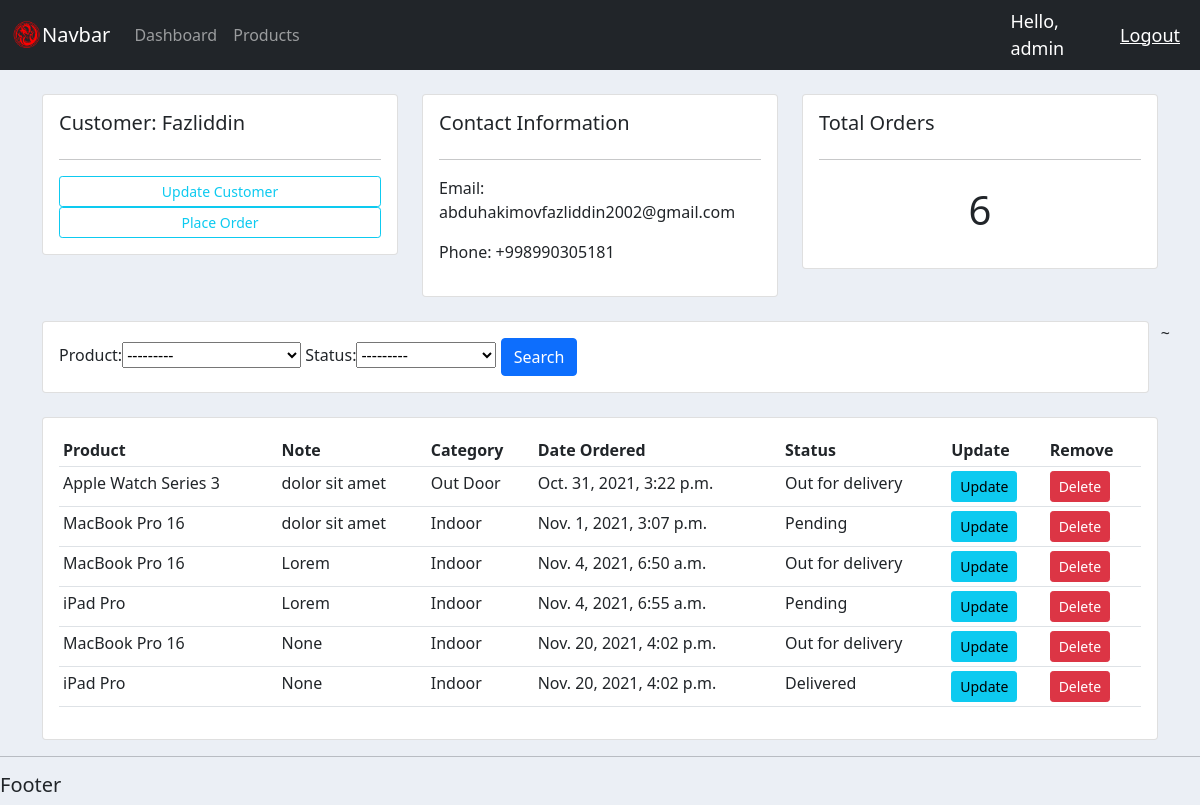
The app's page /customer/1/ (signed in) with its own data.
### accounts/models.py (models this page shows, shortened)
class Customer(models.Model):
    user = models.OneToOneField(User, on_delete=models.CASCADE, null=True)
    name = models.CharField(max_length=200)
    phone = models.CharField(max_length=200)
    email = models.CharField(max_length=200)
    profile_pic = models.ImageField(null=True, blank=True)
    date_created = models.DateTimeField(auto_now_add=True)

class Order(models.Model):
    STATUS = (
        ('Pending', 'Pending'),
        ('Out for delivery', 'Out for delivery'),
        ('Delivered', 'Delivered')
    )
    customer = models.ForeignKey(Customer, on_delete=models.SET_NULL, null=True)
    product = models.ForeignKey(Product, on_delete=models.SET_NULL, null=True)
    date_created = models.DateTimeField(auto_now_add=True, null=True)
    status = models.CharField(max_length=200, null=True, choices=STATUS)
    note = models.CharField(max_length=500, null=True)

class Product(models.Model):
    CATEGORY = (
        ('Indoor', 'Indoor'),
        ('Out Door', 'Out Door'),
    )
    name = models.CharField(max_length=200)
    price = models.FloatField(null=True)
    category = models.CharField(max_length=200, null=True, choices=CATEGORY)
    description = models.CharField(max_length=200)
    date_created = models.DateTimeField(auto_now_add=True, null=True)
    tags = models.ManyToManyField(Tag)
    def __str__(self):
        return self.name

### accounts/decorators.py (the view)
        def wrapper_func(request, *args, **kwargs):
            group = None
            if request.user.groups.exists():
                group = request.user.groups.all()[0].name
            if group in allowed_roles:
                return view_func(request, *args, **kwargs)
            else:
                return HttpResponse("You are not authorized")

### accounts/views.py (called while the page is built)
@login_required(login_url="login")
@allowed_users(allowed_roles=['admin'])
def customers(request, pk):
    customer = Customer.objects.get(id=pk)
    orders = customer.order_set.all()
    order_count = orders.count()
    myFilter = OrderFilter(request.GET, queryset=orders)
    orders = myFilter.qs  # querysetni qo'shadi orders ni ustidan override qiladi
    context = {
        'customer': customer,
        'orders': orders,
        'order_count': order_count,
        'myFilter': myFilter
    }
    return render(request, 'accounts/customers.html', context)

### templates/accounts/customers.html
{% extends 'accounts/base.html' %}
{% block content %}
    <br>
    <div class="row">
        <div class="col-md">
            <div class="card card-body">
                <h5>Customer: {{ customer.name }}</h5>
                <hr>
                <a class="btn btn-outline-info  btn-sm btn-block" href="">Update Customer</a>
                <a class="btn btn-outline-info  btn-sm btn-block" href="{% url 'create-order' customer.id %}">Place Order</a>
            </div>
        </div>
        <div class="col-md">
            <div class="card card-body">
                <h5>Contact Information</h5>
                <hr>
                <p>Email: {{ customer.email }}</p>
                <p>Phone: {{ customer.phone }}</p>
            </div>
        </div>
        <div class="col-md">
            <div class="card card-body">
                <h5>Total Orders</h5>
                <hr>
                <h1 style="text-align: center;padding: 10px">{{ order_count }}</h1>
            </div>
        </div>
    </div>
    <br>
    <div class="row">
        <div class="col">
            <div class="card card-body">
                <form method="get">
                    {{ myFilter.form }}
                <button class="btn btn-primary" type="submit">Search</button>
              </form>
            </div>
        </div>~
    </div>
    <br>
    <div class="row">
        <div class="col-md">
            <div class="card card-body">
                <table class="table table-sm">
                    <tr>
                        <th>Product</th>
                        <th>Note</th>
                        <th>Category</th>
                        <th>Date Ordered</th>
                        <th>Status</th>
                        <th>Update</th>
                        <th>Remove</th>
                    </tr>
                    {% for order in orders %}
                        <tr>
                            <td>{{ order.product }}</td>
                            <td>{{ order.note }}</td>
                            <td>{{ order.product.category }}</td>
                            <td>{{ order.date_created }}</td>
                            <td>{{ order.status }}</td>
                            <td><a href="#" class="btn btn-sm btn-info">Update</a></td>
                            <td><a href="#" class="btn btn-sm btn-danger">Delete</a></td>
                        </tr>
                    {% endfor %}
                </table>
            </div>
        </div>
    </div>
{% endblock %}

### templates/accounts/navbar.html (shortened to what this page needs)
{% load static %}
<nav class="navbar navbar-expand-lg navbar-dark bg-dark">
    <div class="container-fluid">
        <img src="{% static 'images/logogo.png' %}" alt="logo" style="width: 30px;">
        <a class="navbar-brand" href="{% url 'home' %}">Navbar</a>
        <div class="collapse navbar-collapse" id="navbarNav">
            <ul class="navbar-nav">
                {% if request.user.is_staff %}
                    <li class="nav-item active">
                        <a class="nav-link" href="{% url 'home' %}">Dashboard</a>
                    </li>
                    <li class="nav-item">
                        <a class="nav-link" href="{% url 'product-list' %}">Products</a>
                    </li>
                {% else %}
                    <li class="nav-item">
                        <a class="nav-link" href="{% url 'account' %}">Settings</a>
                    </li>
                {% endif %}
            </ul>
        </div>
    </div>
    <span class="hello-msg">Hello, {{ request.user }}</span>
    <span><a class="hello-msg" href="{% url 'logout' %}">Logout</a></span>
</nav>

### static/css/main.css (style rules this page uses)
body { background-color: #ebeff5; }

### templates/accounts/navbar.html (style rules this page uses)
.hello-msg { font-size: 18px; color: #fff; margin-right: 20px; }

### records on screen
Customer: name "Fazliddin", email "abduhakimovfazliddin2002@gmail.com", phone "+998990305181"
Order: product "Apple Watch Series 3", note "dolor sit amet", product.category "Out Door", date_created "Oct. 31, 2021, 3:22 p.m.", status "Out for delivery"
Order: product "MacBook Pro 16", note "dolor sit amet", product.category "Indoor", date_created "Nov. 1, 2021, 3:07 p.m.", status "Pending"
Order: product "MacBook Pro 16", note "Lorem", product.category "Indoor", date_created "Nov. 4, 2021, 6:50 a.m.", status "Out for delivery"
Order: product "iPad Pro", note "Lorem", product.category "Indoor", date_created "Nov. 4, 2021, 6:55 a.m.", status "Pending"
Order: product "MacBook Pro 16", note "None", product.category "Indoor", date_created "Nov. 20, 2021, 4:02 p.m.", status "Out for delivery"
Order: product "iPad Pro", note "None", product.category "Indoor", date_created "Nov. 20, 2021, 4:02 p.m.", status "Delivered"

### other values on screen
{{ request.user }} "admin"
{{ order_count }} "6"
